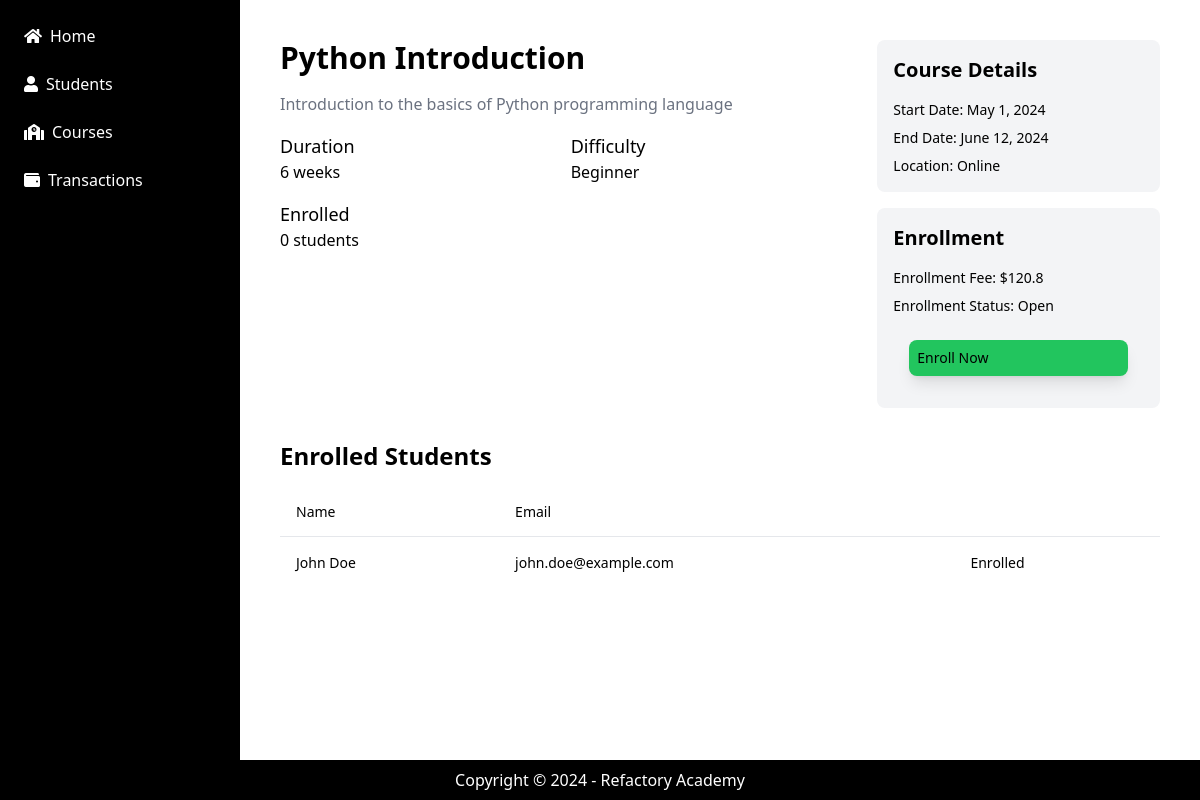
The page /course/view/1 on the database its author committed.
### application/models.py (models this page shows)
class Course(models.Model):
    course_name = models.CharField(max_length=255)
    course_desc = models.TextField()
    course_duration = models.IntegerField()
    course_price = models.FloatField()
    start_date = models.DateField()

### application/views.py (the view)
# urls.py: path('course/view/<int:course_id>', viewCourse, name="viewCourse"),
def viewCourse(request, course_id):
    course_obj = Course.objects.get(id=course_id)
    students_enrolled = EnrolledStudent.objects.filter(course_id=course_id).count()
    start_date = course_obj.start_date
    time_delta = datetime.timedelta(days=course_obj.course_duration*7)
    end_date = start_date + time_delta
    context = {
        "course_obj": course_obj,
        "students_enrolled": students_enrolled,
        "end_date": end_date
    }
    template = loader.get_template("view_course.html")
    return HttpResponse(template.render(context))

### application/templates/view_course.html
{% extends 'base.html' %}
{% block content %}
<div class="container mx-auto py-8 px-4 md:px-6 lg:px-8">
    <div class="grid gap-8 lg:grid-cols-[2fr_1fr]">
        <div>
            <div class="space-y-4">
                <h1 class="text-3xl font-bold"> {{ course_obj.course_name }} </h1>
                <p class="text-gray-500">
                    {{ course_obj.course_desc }}
                </p>
                <div class="grid grid-cols-2 gap-4">
                    <div>
                        <h3 class="text-lg font-medium">Duration</h3>
                        <p> {{ course_obj.course_duration }} weeks</p>
                    </div>
                    <div>
                        <h3 class="text-lg font-medium">Difficulty</h3>
                        <p>Beginner</p>
                    </div>
                    <div>
                        <h3 class="text-lg font-medium">Enrolled</h3>
                        <p> {{ students_enrolled }} students</p>
                    </div>
                </div>
            </div>
        </div>
        <div class="space-y-4">
            <div class="rounded-lg bg-gray-100 p-4">
                <h2 class="text-xl font-bold">Course Details</h2>
                <div class="mt-4 space-y-2 text-sm">
                    <div>
                        <span class="font-medium">Start Date:</span> {{ course_obj.start_date }}
                    </div>
                    <div>
                        <span class="font-medium">End Date:</span> {{ end_date }}
                    </div>
                    <div>
                        <span class="font-medium">Location:</span> Online
                    </div>
                </div>
            </div>
            <div class="rounded-lg bg-gray-100 p-4">
                <h2 class="text-xl font-bold">Enrollment</h2>
                <div class="mt-4 flex flex-col gap-2 text-sm">
                    <div>
                        <span class="font-medium">Enrollment Fee:</span> ${{ course_obj.course_price }}
                    </div>
                    <div>
                        <span class="font-medium">Enrollment Status:</span> Open
                    </div>
                    <a class="p-2 bg-green-500 rounded-lg shadow-lg m-4">
                        Enroll Now
                    </a>
                </div>
            </div>
        </div>
    </div>
    <div class="mt-8">
        <h2 class="text-2xl font-bold">Enrolled Students</h2>
        <div class="mt-4 overflow-x-auto">
            <div class="relative w-full overflow-auto">
                <table class="w-full caption-bottom text-sm">
                    <thead class="[&amp;_tr]:border-b">
                        <tr class="border-b transition-colors hover:bg-muted/50 data-[state=selected]:bg-muted">
                            <th
                                class="h-12 px-4 text-left align-middle font-medium text-muted-foreground [&amp;:has([role=checkbox])]:pr-0">
                                Name
                            </th>
                            <th
                                class="h-12 px-4 text-left align-middle font-medium text-muted-foreground [&amp;:has([role=checkbox])]:pr-0">
                                Email
                            </th>
                        </tr>
                    </thead>
                    <tbody class="[&amp;_tr:last-child]:border-0">
                        <tr class="border-b transition-colors hover:bg-muted/50 data-[state=selected]:bg-muted">
                            <td class="p-4 align-middle [&amp;:has([role=checkbox])]:pr-0">John Doe</td>
                            <td class="p-4 align-middle [&amp;:has([role=checkbox])]:pr-0">john.doe@example.com</td>
                            <td class="p-4 align-middle [&amp;:has([role=checkbox])]:pr-0">Enrolled</td>
                        </tr>
                    </tbody>
                </table>
            </div>
        </div>
    </div>
</div>
{% endblock %}

### rows shown on the page
Course: course_name "Python Introduction", course_desc "Introduction to the basics of Python programming language", course_duration "6", start_date "May 1, 2024", course_price "120.8"

### other values the page prints
{{ students_enrolled }} "0"
{{ end_date }} "June 12, 2024"
